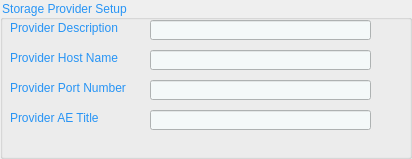
  <widget class="QGroupBox" name="groupBox_2">
   <property name="geometry">
    <rect>
     <x>430</x>
     <y>11</y>
     <width>412</width>
     <height>159</height>
    </rect>
   </property>
   <property name="styleSheet">
    <string notr="true">QGroupBox{
	color: #2794f5;
}</string>
   </property>
   <property name="title">
    <string>Storage Provider Setup</string>
   </property>
   <widget class="QLabel" name="label_5">
    <property name="geometry">
     <rect>
      <x>10</x>
      <y>20</y>
      <width>121</width>
      <height>16</height>
     </rect>
    </property>
    <property name="styleSheet">
     <string notr="true">QLabel{
	color: #2794f5;
}</string>
    </property>
    <property name="text">
     <string>Provider Description</string>
    </property>
   </widget>
   <widget class="QLineEdit" name="lineEdit_5">
    <property name="geometry">
     <rect>
      <x>150</x>
      <y>20</y>
      <width>221</width>
      <height>20</height>
     </rect>
    </property>
    <property name="styleSheet">
     <string notr="true">QLineEdit{
	background-color: #f4f9f9;
    background-image: url(url(:/new/Images/Chosen Button 1.png));
    background-attachment: fixed;
	color:#7ca2e6;
}</string>
    </property>
   </widget>
   <widget class="QLabel" name="label_6">
    <property name="geometry">
     <rect>
      <x>10</x>
      <y>50</y>
      <width>121</width>
      <height>16</height>
     </rect>
    </property>
    <property name="styleSheet">
     <string notr="true">QLabel{
	color: #2794f5;
}</string>
    </property>
    <property name="text">
     <string>Provider Host Name</string>
    </property>
   </widget>
   <widget class="QLineEdit" name="lineEdit_6">
    <property name="geometry">
     <rect>
      <x>150</x>
      <y>50</y>
      <width>221</width>
      <height>20</height>
     </rect>
    </property>
    <property name="styleSheet">
     <string notr="true">QLineEdit{
	background-color: #f4f9f9;
    background-image: url(url(:/new/Images/Chosen Button 1.png));
    background-attachment: fixed;
	color:#7ca2e6;
}</string>
    </property>
   </widget>
   <widget class="QLabel" name="label_7">
    <property name="geometry">
     <rect>
      <x>10</x>
      <y>80</y>
      <width>131</width>
      <height>16</height>
     </rect>
    </property>
    <property name="styleSheet">
     <string notr="true">QLabel{
	color: #2794f5;
}</string>
    </property>
    <property name="text">
     <string>Provider Port Number</string>
    </property>
   </widget>
   <widget class="QLineEdit" name="lineEdit_7">
    <property name="geometry">
     <rect>
      <x>150</x>
      <y>80</y>
      <width>221</width>
      <height>20</height>
     </rect>
    </property>
    <property name="styleSheet">
     <string notr="true">QLineEdit{
	background-color: #f4f9f9;
    background-image: url(url(:/new/Images/Chosen Button 1.png));
    background-attachment: fixed;
	color:#7ca2e6;
}</string>
    </property>
   </widget>
   <widget class="QLabel" name="label_8">
    <property name="geometry">
     <rect>
      <x>10</x>
      <y>110</y>
      <width>111</width>
      <height>16</height>
     </rect>
    </property>
    <property name="styleSheet">
     <string notr="true">QLabel{
	color: #2794f5;
}</string>
    </property>
    <property name="text">
     <string>Provider AE Title</string>
    </property>
   </widget>
   <widget class="QLineEdit" name="lineEdit_8">
    <property name="geometry">
     <rect>
      <x>150</x>
      <y>110</y>
      <width>221</width>
      <height>20</height>
     </rect>
    </property>
    <property name="styleSheet">
     <string notr="true">QLineEdit{
	background-color: #f4f9f9;
    background-image: url(url(:/new/Images/Chosen Button 1.png));
    background-attachment: fixed;
	color:#7ca2e6;
}</string>
    </property>
   </widget>
  </widget>
